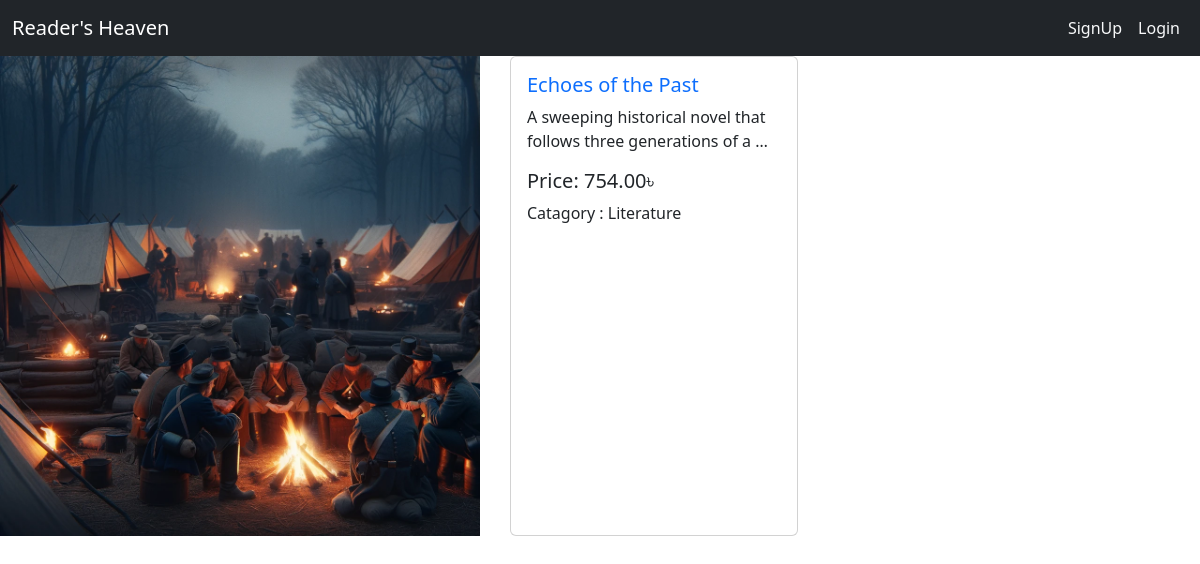
Page /books/details/5/ on the committed database.
### books/models.py (models this page shows, shortened)
class Book_model(models.Model):
    title = models.CharField(max_length=500)
    description = models.TextField()
    image = models.ImageField(upload_to='books/media/uploads/', blank=True, null=True)
    borrowing_price = models.DecimalField(max_digits=8, decimal_places=2)
    categories = models.ManyToManyField(Category_model, related_name='category')
    user_reviews = models.ManyToManyField(User, through='books.Review')
    available = models.BooleanField(default=True)

### catagories/models.py (models this page shows, shortened)
class Category_model(models.Model):
    name = models.CharField(max_length=100)
    slug = models.SlugField(max_length=100, unique=True, null=True, blank=True)

### books/views.py (the view)
# urls.py: path('details/<int:id>/', views.books_details,name="details" ),
def books_details(request,id):
     data = Book_model.objects.filter(pk=id)
     return render(request,"books_details.html",{'data':data})

### books/templates/books_details.html (shortened to what this page needs)
{% extends 'base.html' %}
{% block body %}
<section style="display: flex; gap: 30px; flex-wrap: wrap; margin: auto;">
    {% for book in data %}
    <div  style="width: 40%;">
        {% if book.image%}
        <img src="{{book.image.url}}" class="card-img-top" alt="...">
        {% else %}
        <p>No image</p>
        {% endif %}
    </div>
    <div class="card" style="width: 18rem;">
        <div class="card-body">
            <h5 class="card-title"><a style="text-decoration: none;" href="">{{book.title}}</a></h5>
            <p>{{ book.description | truncatewords:10 }}</p>
            <h5 class="card-title">Price: {{book.borrowing_price}}৳</h5>
            {% for cat in book.categories.all %}
            <p class="bnt btn-primary">Catagory : {{cat.name}}</p>
            {% endfor %}
        </div>
    </div>
    {% endfor %}
</section>
{% endblock body %}

### rows in the picture
Book_model: image (picture), title "Echoes of the Past", description "A sweeping historical novel that follows three generations of a …", borrowing_price "754.00"
Category_model: name "Literature"
